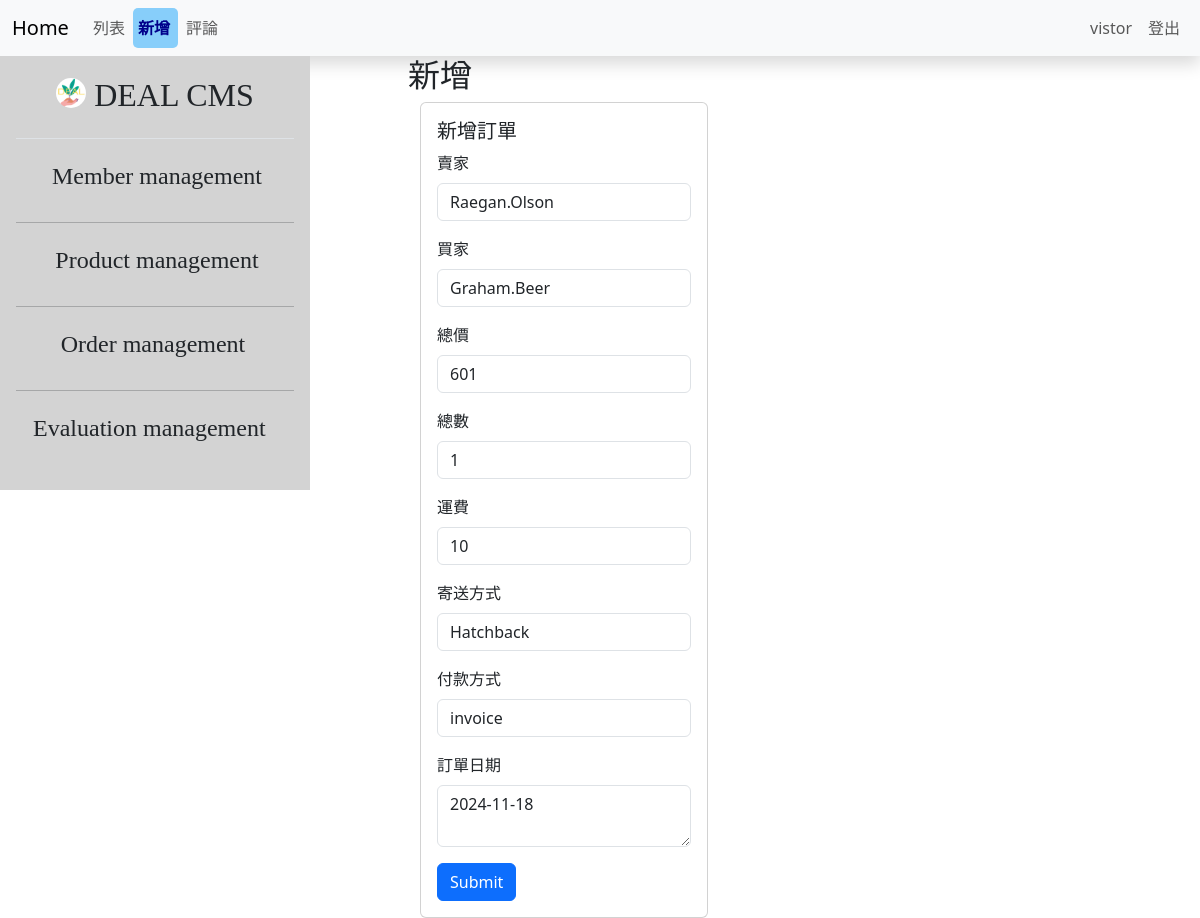
The page /edit.php?sid=1 (signed in) on the database its author committed.
### tables this page shows
CREATE TABLE `order_fake` (
  `id` int NOT NULL,
  `sellername` varchar(200) NOT NULL,
  `buyername` varchar(255) NOT NULL,
  `total_price` int NOT NULL,
  `total_amount` int NOT NULL,
  `shipment_fee` int NOT NULL,
  `payment_status` varchar(200) NOT NULL,
  `shipment_status` varchar(200) NOT NULL,
  `order_date` date NOT NULL,
  `status` varchar(255) NOT NULL
);

### edit.php (the view, shortened to what this page needs)
<?php
require __DIR__."/parts/db_link.php";
$sid=isset($_GET["sid"])? intval($_GET["sid"]):0;
$sql="SELECT * FROM order_fake where id=$sid";
$r=$pdo->query($sql)->fetch();
?>
<?php include __DIR__."/parts/header.php" ?>
<?php include __DIR__."/parts/navbar.php" ?>
<div class="contain">
    <div class="row">
        <div class="col-4">
<?php include __DIR__."/parts/sidebar.php"?>
</div>
<div class="col-8">
<div class="contain row justify-content-center" >
	<h2>新增</h2>
	<div class="row ">
        <div class="col-6">
	<div class="card" style="width: 18rem;">
  <div class="card-body">
    <h5 class="card-title">新增訂單</h5>
	<form name="form1" id="form1" method="post" onsubmit="sendData(event)">
	<div class="mb-3">
    <label for="seller" class="form-label">賣家 </label>
    <input type="text" class="form-control" name="seller" id="seller" value="<?=$r["sellername"]?>"/>
	</div>
	<div class="mb-3">
    <label for="buyer" class="form-label">買家 </label>
    <input type="text" class="form-control" name="buyer" id="buyer" value="<?=$r["buyername"]?>"/>
	</div>
	<div class="mb-3">
    <label for="price" class="form-label">總價 </label>
    <input type="text" class="form-control" name="price" id="price" value="<?=$r["total_price"]?>"/>
	</div>
	<div class="mb-3">
    <label for="amount" class="form-label">總數 </label>
    <input type="text" class="form-control" name="amount" id="amount" value="<?=$r["total_amount"]?>" />
	</div>
	<div class="mb-3">
    <label for="shipment_fee" class="form-label">運費</label>
    <input type="text" class="form-control" name="shipment_fee" id="shipment_fee" value="<?=$r["shipment_fee"]?>"/>
	</div>
	<div class="mb-3">
    <label for="shipment_status" class="form-label">寄送方式 </label>
    <input class="form-control" name="shipment_status" id="shipment_status" value="<?=$r["shipment_status"]?>">
	</div>
    <div class="mb-3">
	<label for="payment_status" class="form-label">付款方式 </label>
	<input type="payment_status" class="form-control" name="payment_status" id="payment_status" value="<?=$r["payment_status"]?>"/>
	</div>
    <div class="mb-3">
	<label for="order_date" class="form-label">訂單日期 </label>
	<textarea type="text" class="form-control" name="order_date" id="order_date"><?=date("Y-m-d")?></textarea>
</div>
  <button type="submit" class="btn btn-primary">Submit</button>
</form>
  </div>
</div>
</div></div></div></div>
	</div>
</div>
<?php include __DIR__."/parts/footer.php" ?>

### rows shown on the page
order_fake: seller "Raegan.Olson", buyer "Graham.Beer", price "601", amount "1", shipment_fee "10", shipment_status "Hatchback", payment_status "invoice"

### other values the page prints
$_SESSION['admin']['nickname'] "vistor"
